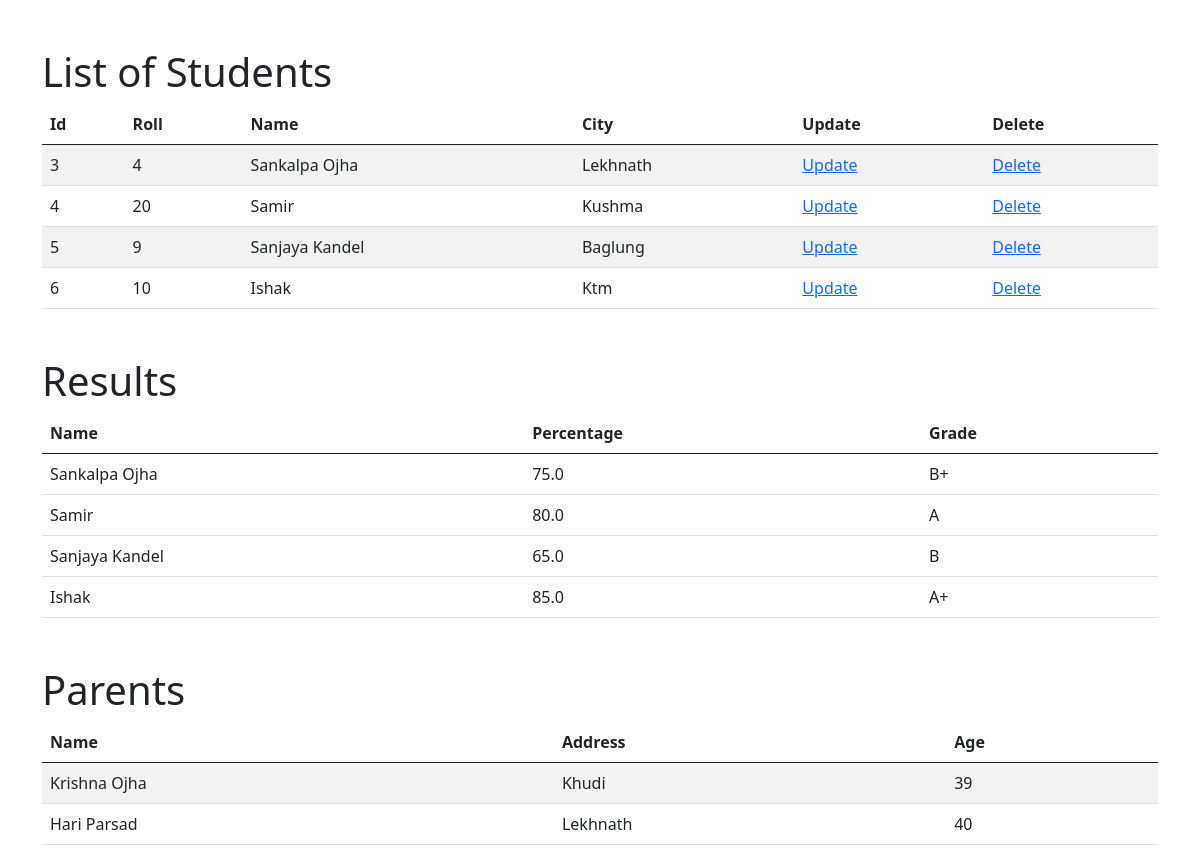
The page / on the database its author committed.
### Home/models.py (models this page shows, shortened)
class Student(models.Model):
    name = models.CharField(max_length=100)
    roll = models.IntegerField()
    city = models.CharField(max_length=100)

class Exam_Result(models.Model):
    student = models.ForeignKey(Student, on_delete=models.CASCADE, null=True)
    percentage = models.FloatField()
    garde=models.CharField(max_length=10)

class Parent(models.Model):
    name = models.CharField(max_length=100)
    address = models.CharField(max_length=100)
    age = models.IntegerField()

### Home/views.py (the view)
def index (request):
    students = Student.objects.all()
    result = Exam_Result.objects.all()
    parents = Parent.objects.all()
    context={
        'students':students,
        'result':result,
        'parents':parents
    }
    return render(request,'Home/index.html', context)

### Home/templates/Home/index.html
{% extends 'base.html'%}
{%block content%}
<div class="container mt-5">
    <h1>List of Students</h1>
    <table class="table table-striped">
        <thead>
            <tr>
                <th>Id</th>
                <th>Roll</th>
                <th>Name</th>
                <th>City</th>
                <th>Update</th>
                <th>Delete</th>
            </tr>
        </thead>
        <tbody>
            {% for student in students %}
            <tr>
                <td>{{ student.id }}</td>
                <td>{{ student.roll }}</td>
                <td>{{ student.name }}</td>
                <td>{{ student.city }}</td>
                <td><a href="{% url 'update' student.id %}">Update</a></td>
                <td><a href="{% url 'delete' student.id %}">Delete</a></td>
            </tr>
            {% endfor %}
        </tbody>
    </table>
</div>
<div class="container mt-5">
    <h1>Results</h1>
    <table class="table">
        <thead>
            <tr>
                <th>Name</th>
                <th>Percentage</th>
                <th>Grade</th>
            </tr>
        </thead>
        <tbody>
            {% for result in result %}
            <tr>
                <td>{{ result.student.name }}</td>
                <td>{{ result.percentage }}</td>
                <td>{{ result.garde }}</td>
            </tr>
            {% endfor %}
        </tbody>
    </table>
</div>
<div class="container mt-5">
    <h1>Parents</h1>
    <table class="table table-striped">
        <thead>
            <tr>
                <th>Name</th>
                <th>Address</th>
                <th>Age</th>
            </tr>
        </thead>
        <tbody>
            {% for parent in parents %}
            <tr>
                <td>{{ parent.name }}</td>
                <td>{{ parent.address }}</td>
                <td>{{ parent.age }}</td>
            </tr>
            {% endfor %}
        </tbody>
    </table>
</div>
{%endblock%}

### templates/base.html (shortened to what this page needs)
<!doctype html>
<html lang="en">
<head>
    <link href="https://cdn.jsdelivr.net/npm/bootstrap@5.0.1/dist/css/bootstrap.min.css" rel="stylesheet">
</head>
<body>
    {% block content %}
    {%endblock%}
</body>
</html>

### rows shown on the page
Student: id "3", roll "4", name "Sankalpa Ojha", city "Lekhnath"
Student: id "4", roll "20", name "Samir", city "Kushma"
Student: id "5", roll "9", name "Sanjaya Kandel", city "Baglung"
Student: id "6", roll "10", name "Ishak", city "Ktm"
Exam_Result: student.name "Sankalpa Ojha", percentage "75.0", garde "B+"
Exam_Result: student.name "Samir", percentage "80.0", garde "A"
Exam_Result: student.name "Sanjaya Kandel", percentage "65.0", garde "B"
Exam_Result: student.name "Ishak", percentage "85.0", garde "A+"
Parent: name "Krishna Ojha", address "Khudi", age "39"
Parent: name "Hari Parsad", address "Lekhnath", age "40"
